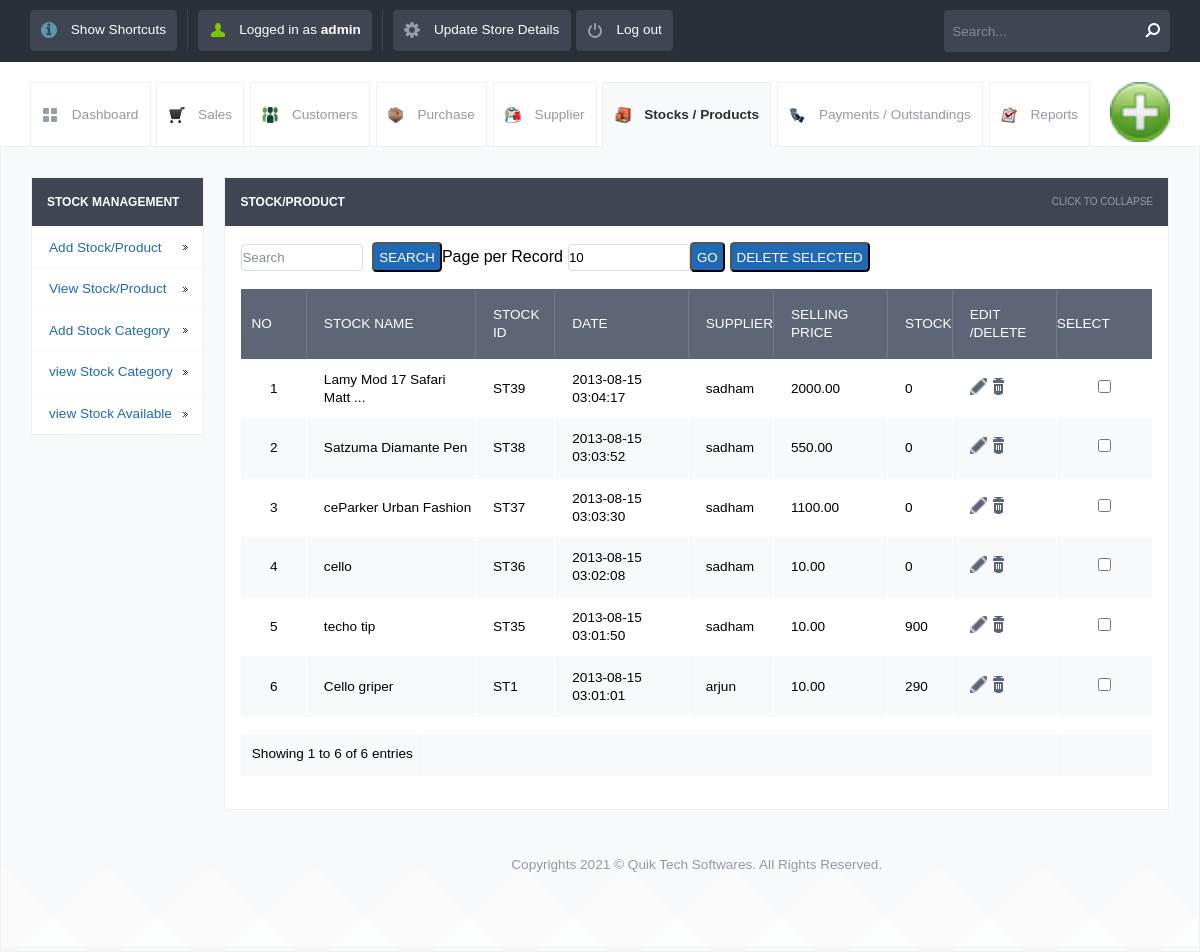
/view_product.php (signed in), run on the app's committed database.
### tables this page shows
CREATE TABLE `stock_details` (
  `id` int(10) UNSIGNED NOT NULL,
  `stock_id` varchar(120) NOT NULL,
  `stock_name` varchar(120) NOT NULL,
  `stock_quatity` int(11) NOT NULL,
  `supplier_id` varchar(250) NOT NULL,
  `company_price` decimal(10,2) NOT NULL,
  `selling_price` decimal(10,2) NOT NULL,
  `category` varchar(120) NOT NULL,
  `date` timestamp NOT NULL DEFAULT CURRENT_TIMESTAMP ON UPDATE CURRENT_TIMESTAMP,
  `expire_date` datetime NOT NULL,
  `uom` varchar(120) NOT NULL
);

### config.php (called while the page is built)
<?php $config["database"] = "posnic"; $config["host"]= "localhost";$config["username"]= "root"; $config["password"]= "";?>

### lib/db.class.php (called while the page is built, shortened)
<?php
  class DB
  {
    function DB($base, $server, $user, $pass)
    {
      $this->connection = FALSE;
      $this->connection = mysqli_connect($server, $user, $pass, $base);
    }
    function queryUniqueValue($query, $debug = -1)
    {
      $query = "$query LIMIT 1";
      $result = mysqli_query($this->connection,$query) or $this->debugAndDie($query);
      $line = mysqli_fetch_row($result);
      return $line[0];
    }
    function getMicroTime()
    {
      list($msec, $sec) = explode(' ', microtime());
      return floor($sec / 1000) + $msec;
    }
  }
?>

### init.php (called while the page is built, shortened)
<?php
include("lib/db.class.php");
$db = new DB($config['database'], $config['host'], $config['username'], $config['password']);
?>

### view_product.php (the view, shortened to what this page needs)
<?php
include_once("init.php");
?>
<!DOCTYPE html>
<html lang="en">
    <head>
        <link rel="stylesheet" href="css/style.css">
        <?php include_once("tpl/common_js.php"); ?>
    </head>
    <body>
        <?php include_once("tpl/top_bar.php"); ?>
        <div id="header-with-tabs">
            <div class="page-full-width cf">
                <ul id="tabs" class="fl">
                    <li><a href="dashboard.php" class="dashboard-tab">Dashboard</a></li>
                    <li><a href="view_sales.php" class="sales-tab">Sales</a></li>
                    <li><a href="view_customers.php" class=" customers-tab">Customers</a></li>
                    <li><a href="view_purchase.php" class="purchase-tab">Purchase</a></li>
                    <li><a href="view_supplier.php" class=" supplier-tab">Supplier</a></li>
                    <li><a href="view_product.php" class="active-tab stock-tab">Stocks / Products</a></li>
                    <li><a href="view_payments.php" class="payment-tab">Payments / Outstandings</a></li>
                    <li><a href="view_report.php" class="report-tab">Reports</a></li>
                </ul>
                <a href="#" id="company-branding-small" class="fr"><img src="<?php
        if (isset($_SESSION['logo'])) {
            echo "upload/" . $_SESSION['logo'];
        } else {
            echo "upload/posnic.png";
        }
        ?>" alt="Point of Sale"/></a>
            </div>
        </div>
        <div id="content">
            <div class="page-full-width cf">
                <div class="side-menu fl">
                    <h3>Stock Management</h3>
                    <ul>
                        <li><a href="add_stock.php">Add Stock/Product</a></li>
                        <li><a href="view_product.php">View Stock/Product</a></li>
                        <li><a href="add_category.php">Add Stock Category</a></li>
                        <li><a href="view_category.php">view Stock Category</a></li>
                        <li><a href="view_stock_availability.php">view Stock Available</a></li>
                    </ul>
                </div>
                <div class="side-content fr">
                    <div class="content-module">
                        <div class="content-module-heading cf">
                            <h3 class="fl">Stock/Product</h3>
                            <span class="fr expand-collapse-text">Click to collapse</span>
                        </div>
                        <div class="content-module-main cf">
                            <table>
                                <form action="" method="post" name="search">
                                    <input name="searchtxt" type="text" class="round my_text_box" placeholder="Search">
                                    &nbsp;&nbsp;<input name="Search" type="submit" class="my_button round blue   text-upper"
                                                       value="Search">
                                </form>
                                <form action="" method="get" name="limit_go">
                                    Page per Record<input name="limit" type="text" class="round my_text_box" id="search_limit"
                                                          style="margin-left:5px;"
                                                          value="<?php if (isset($_GET['limit'])) echo $_GET['limit'];
                                                                        else echo "10"; ?>"
                                                          size="3" maxlength="3">
                                    <input name="go" type="button" value="Go" class=" round blue my_button  text-upper"
                                           onclick="return confirmLimitSubmit()">
                                </form>
                                <form name="deletefiles" action="delete.php" method="post">
                                    <input name="dsubmit" type="button" value="Delete Selected"
                                           class="my_button round blue   text-upper" style="margin-left:5px;"
                                           onclick="return confirmDeleteSubmit()"/>
                                    <table>
                                        <?php
                                        $limit = 10;
                                        $page = isset($_GET['page']) ? $_GET['page'] : 0;
                                        if ($page)
                                            $start = ($page - 1) * $limit;
                                        else
                                            $start = 0;
                                        $sql = "SELECT * FROM stock_details  ORDER BY id DESC LIMIT $start, $limit";
                                        $result = mysqli_query($db->connection, $sql);
                                        if ($page == 0)
                                            $page = 1;
                                        $pagination = "";
                                        ?>
                                        <tr>
                                            <th>No</th>
                                            <th>Stock Name</th>
                                            <th>Stock Id</th>
                                            <th>Date</th>
                                            <th>Supplier</th>
                                            <th>Selling Price</th>
                                            <th>Stock</th>
                                            <th>Edit /Delete</th>
                                            <th>Select</th>
                                        </tr>
                                        <?php
                                        $co = 0;
                                        $co1 = 0;
                                        $s = mysqli_query($db->connection, "select * from stock_details");
                                        while ($r = mysqli_fetch_array($s)) {
                                            $co++;
                                        }
                                        $i = 1;
                                        $no = $page - 1;
                                        $no = $no * $limit;
                                        while ($row = mysqli_fetch_array($result)) {
                                            $co1++;
                                            ?>
                                          <tr id='tr<?php echo $row['id']; ?>'>
                                                <td> <?php echo $no + $i; ?></td>
                                                <td><?php echo $row['stock_name']; ?></td>
                                                <td> <?php echo $row['stock_id']; ?></td>
                                                <td> <?php echo $row['date']; ?></td>
                                                <td> <?php echo $row['supplier_id']; ?></td>
                                                <td> <?php echo $row['selling_price']; ?></td>
                                                <td> <?php $quantity = $db->queryUniqueValue("SELECT quantity FROM stock_avail WHERE name='" . $row['stock_name'] . "'");
                                        echo $quantity;
                                            ?></td>
                                                <td>
                                                    <a href="update_stock.php?sid=<?php echo $row['id']; ?>&table=stock_details&return=view_product.php"
                                                       class="table-actions-button ic-table-edit">
                                                    </a>
                                                    <a onclick="return confirmSubmit()"
                                                       href="delete.php?id=<?php echo $row['id']; ?>&table=stock_details&return=view_supplier.php"
                                                       class="table-actions-button ic-table-delete"></a>
                                                </td>
                                                <td><input type="checkbox" value="<?php echo $row['id']; ?>" name="checklist[]"
                                                           id="<?php echo $row['id']; ?>"/></td>
                                            </tr>
                                            <?php $i++;
                                        }
                                        ?>
                                            <table>
                                                <tr>
                                                    <td align='right'style="width:20%"><?php $end = $no + $co1; ?>
                                                        <?php if($end != ''){?>
                                                        Showing <?php echo $no + 1; ?> to <?php echo $end; ?> of <?php echo $co; ?> entries</td><td >&nbsp;</td><td><?php echo $pagination; ?></td>
                                                        <?php }else{?>
                                                    Showing <?php echo $no; ?> to <?php echo $end; ?> of <?php echo $co; ?> entries</td><td >&nbsp;</td><td><?php echo $pagination; ?></td>
                                                        <?php }?>
                                                </tr>
                                            </table>
                                    </table>
                                </form>
                        </div>
                    </div>
                    <div id="footer">
                       <p>Copyrights 2021 © Quik Tech Softwares. All Rights Reserved.
    </p>
                    </div>
                    </body>
                    </html>

### data on the page
stock_details: i "1", stock_name "Lamy Mod 17 Safari Matt ...", stock "ST39", date "2013-08-15 03:04:17", supplier "sadham", selling_price "2000.00", quantity "0"
stock_details: i "2", stock_name "Satzuma Diamante Pen", stock "ST38", date "2013-08-15 03:03:52", supplier "sadham", selling_price "550.00", quantity "0"
stock_details: i "3", stock_name "ceParker Urban Fashion", stock "ST37", date "2013-08-15 03:03:30", supplier "sadham", selling_price "1100.00", quantity "0"
stock_details: i "4", stock_name "cello", stock "ST36", date "2013-08-15 03:02:08", supplier "sadham", selling_price "10.00", quantity "0"
stock_details: i "5", stock_name "techo tip", stock "ST35", date "2013-08-15 03:01:50", supplier "sadham", selling_price "10.00", quantity "900"
stock_details: i "6", stock_name "Cello griper", stock "ST1", date "2013-08-15 03:01:01", supplier "arjun", selling_price "10.00", quantity "290"

### other printed values
$POSNIC['username'] "admin"
$no + 1 "1"
$end "6"
$co "6"
